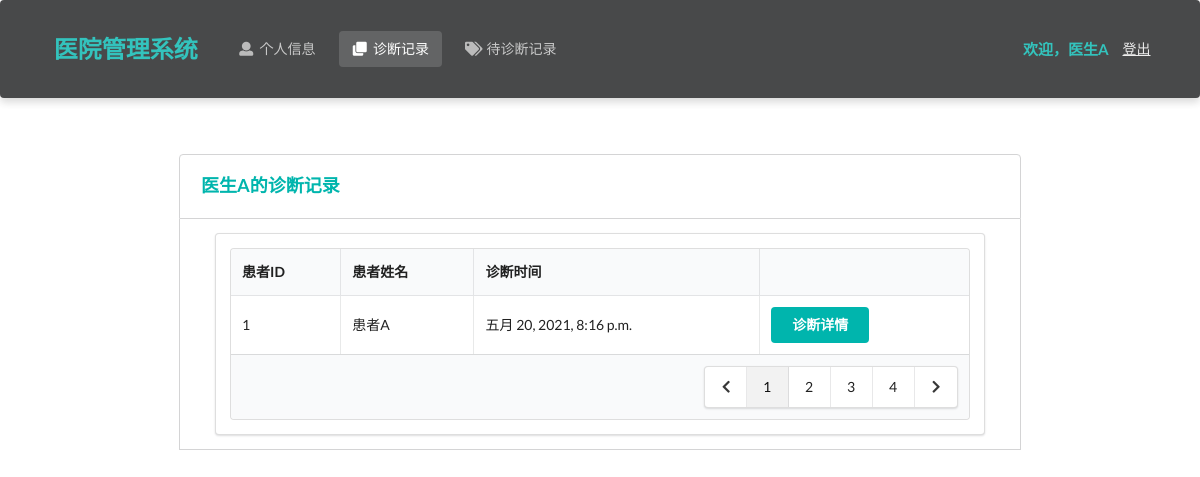
The app's page /doctor/diagnosis/ (signed in), older data.
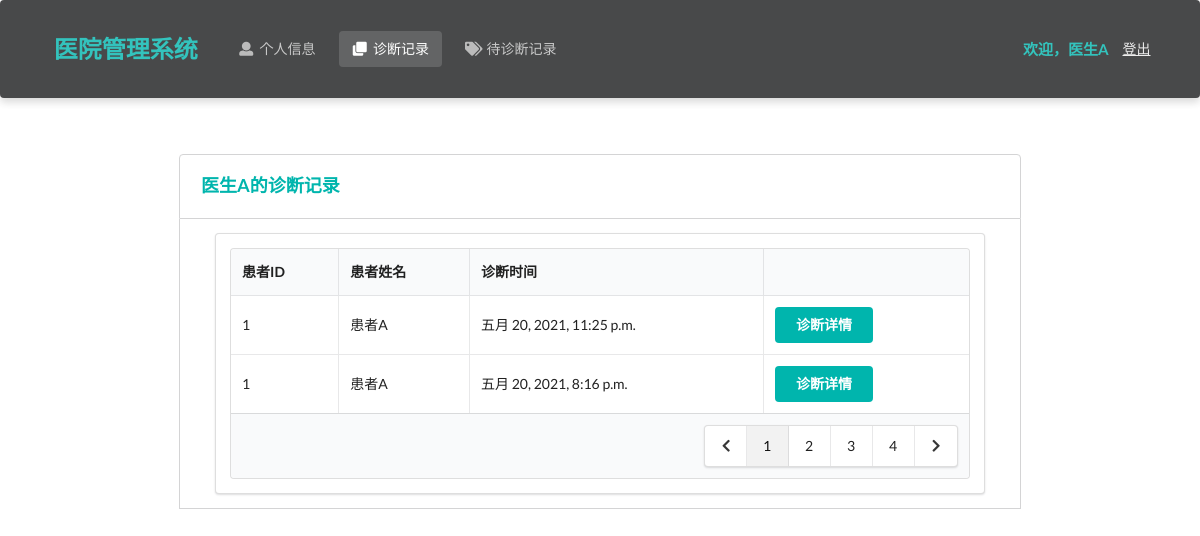
The same page, newer data.
### Hospital/models.py (models this page shows, shortened)
class Diagnosis(models.Model):
    patient = models.ForeignKey(Patient, on_delete=models.CASCADE)  # 患者
    doctor = models.ForeignKey(Doctor, on_delete=models.CASCADE)  # 医生
    appointment = models.ForeignKey(Appointment, on_delete=models.CASCADE, null=True)  # 对应的挂号
    create_time = models.DateTimeField(auto_now_add=True)  # 创建时间
    detail = models.TextField()  # 诊断详情
    class Meta:
        ordering = ["-create_time"]

class Patient(models.Model):
    name = models.CharField(max_length=10)  # 姓名
    password = models.CharField(max_length=32)  # 密码
    gender = models.CharField(max_length=32, choices=gender_choices)  # 性别
    identity_card_no = models.CharField(max_length=32, unique=True)  # 身份证号
    medical_insurance = models.BooleanField()  # 是否有医保
    telephone_no = models.CharField(max_length=32)  # 电话号码
    birth_date = models.DateField()  # 出生日期
    create_time = models.DateTimeField(auto_now_add=True)  # 注册时间

### Hospital/doctorViews.py (the view)
# urls.py: path('doctor/diagnosis/', doctorViews.diagnosis),
def diagnosis(request):
    identity_card_no = request.session['identity_card_no']
    doctor = models.Doctor.objects.get(identity_card_no=identity_card_no)
    diagnosis_records = models.Diagnosis.objects.filter(doctor=doctor)
    if request.method == 'POST':
        request.session['diagnosis'] = request.POST.get('diagnosis')
        return redirect('/doctor/diagnosis/detail')
    return render(request, 'doctor/diagnosis.html', locals())

### Hospital/templates/doctor/diagnosis.html (shortened to what this page needs)
<!DOCTYPE html>
<html lang="ch">
<head>
    <link rel="stylesheet" href="https://cdn.jsdelivr.net/semantic-ui/2.2.4/semantic.min.css">
    <link rel="stylesheet" href="../../static/Hospital/css/me.css">
</head>
<body>
    <nav class="ui inverted  segment m-padded-tb-large m-shadow-small m-opacity-mini">
        <div class="ui container">
            <div class="ui inverted secondary stackable menu">
                <h2 class="ui teal header item">医院管理系统</h2>
                <a href="/doctor/info/" class="m-item item"><i class="user icon"></i>个人信息</a>
                <a href="/doctor/diagnosis/" class="active m-item item"><i class="clone icon"></i>诊断记录</a>
                <a href="/doctor/pendingDiagnosis" class="m-item item"><i class="tags icon"></i>待诊断记录</a>
                <div class="right m-item item">
                    <h4 class="ui teal header item">欢迎，{{ doctor.name }}</h4>
                    <a href="/doctor/logout/" class="text-success "><ins>登出</ins></a>
                </div>
            </div>
        </div>
    </nav>
    <div class="m-container-small m-padded-tb-big">
        <div class="container">
            <div class="ui top attached rounded padded segment">
                <div class="ui middle aligned two column grid">
                    <div class="column">
                        <h3 class="ui teal header">{{ doctor.name }}的诊断记录</h3>
                    </div>
                </div>
            </div>
            <div class="ui attached segment">
                <div class="ui segment m-width-middle">
                    <table class="ui celled table">
                        <thead>
                            <tr>
                                <th>患者ID</th>
                                <th>患者姓名</th>
                                <th>诊断时间</th>
                                <th></th>
                            </tr>
                        </thead>
                        <tbody>
                            {% for rec in diagnosis_records%}
                            <tr>
                                <td>{{ rec.patient.identity_card_no }}</td>
                                <td>{{ rec.patient.name }}</td>
                                <td>{{ rec.create_time }}</td>
                                <td><form action="" method="post">
                                    <button type="submit"  value="诊断详情" class="ui teal centered button">诊断详情</button>
                                    </form>
                                    </td>
                            </tr>
                            {% endfor %}
                        </tbody>
                      <tfoot>
                        <tr><th colspan="4">
                          <div class="ui right floated pagination menu">
                            <a class="icon item">
                              <i class="left chevron icon"></i>
                            </a>
                            <a class="item active">1</a>
                            <a class="item">2</a>
                            <a class="item">3</a>
                            <a class="item">4</a>
                            <a class="icon item">
                              <i class="right chevron icon"></i>
                            </a>
                          </div>
                        </th>
                      </tr></tfoot>
                    </table>
                </div>
            </div>
        </div>
            </div>
    <br>
    <br>
    <br>
</body>
</html>

Row changes from the older to the newer data that the page shows:
added Diagnosis: patient.identity_card_no "1", patient.name "患者A", create_time "五月 20, 2021, 11:25 p.m."
